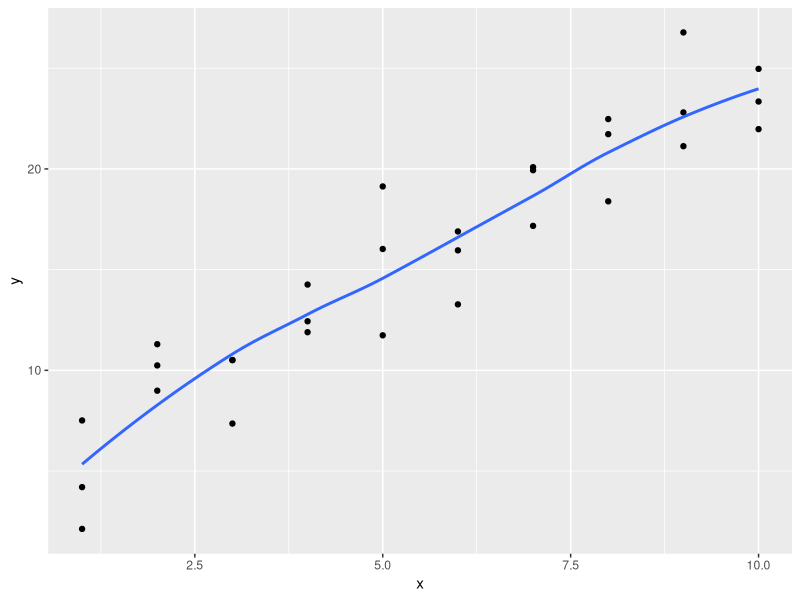
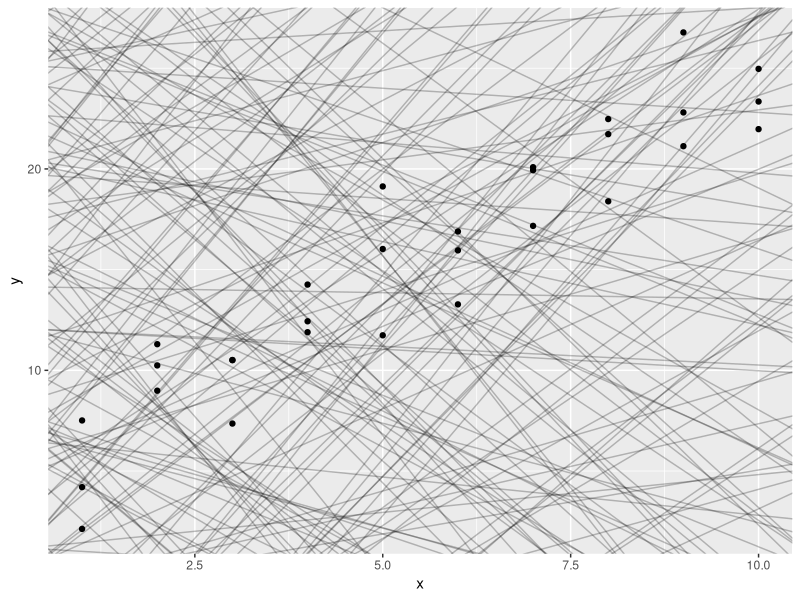
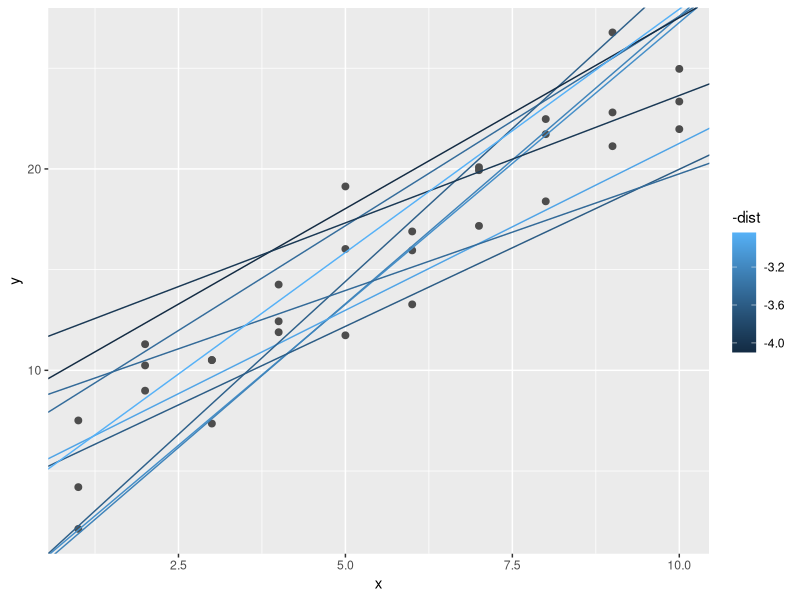
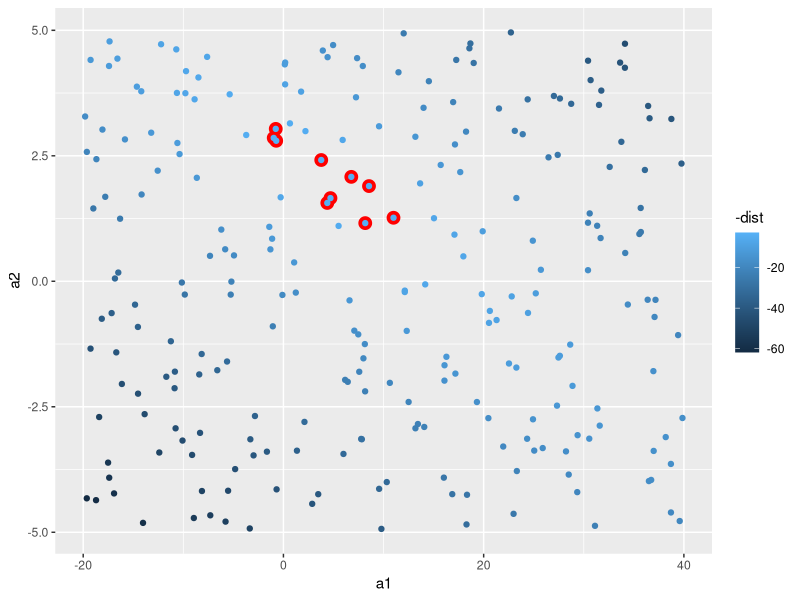
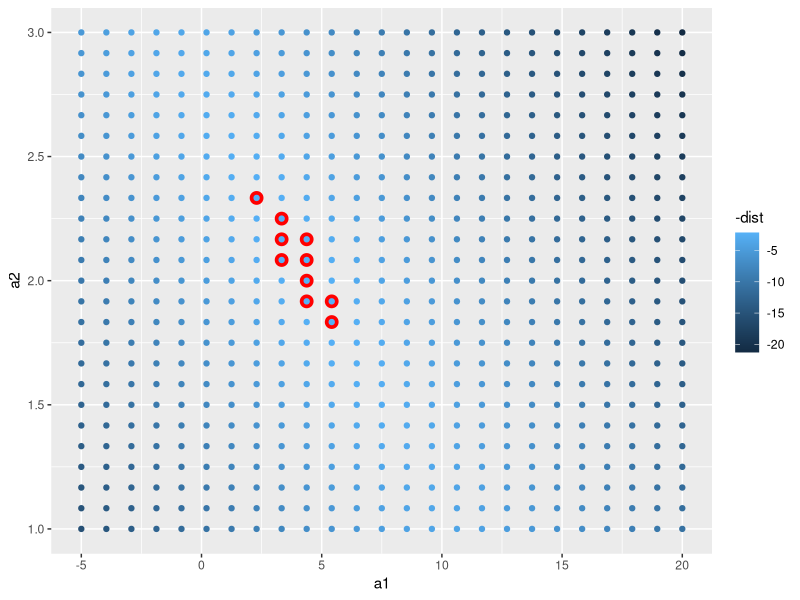
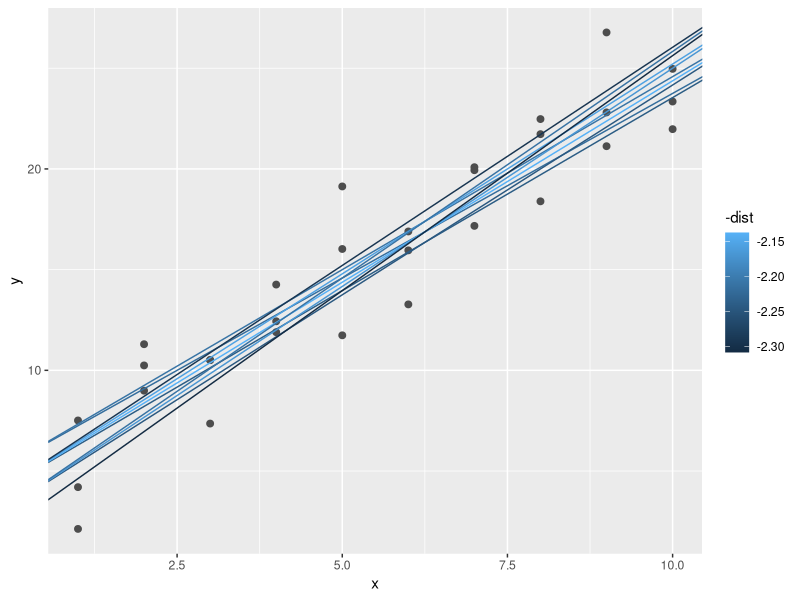
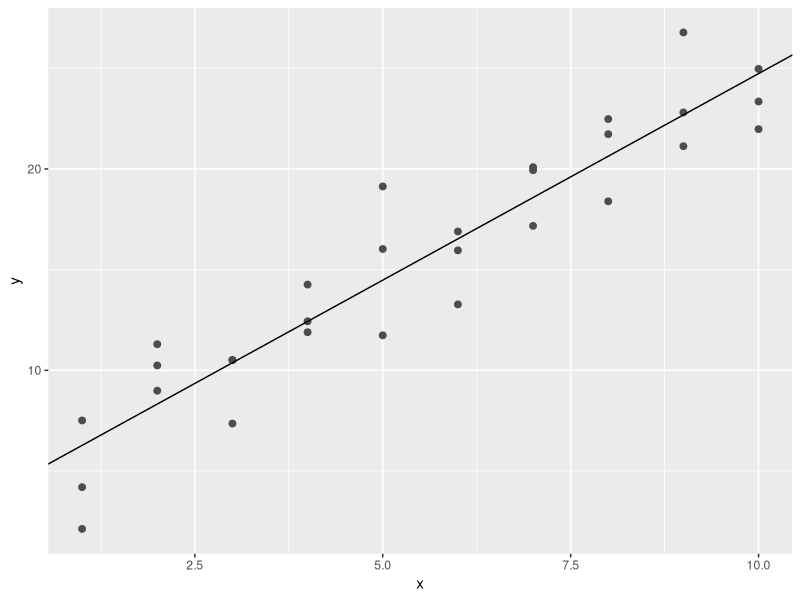
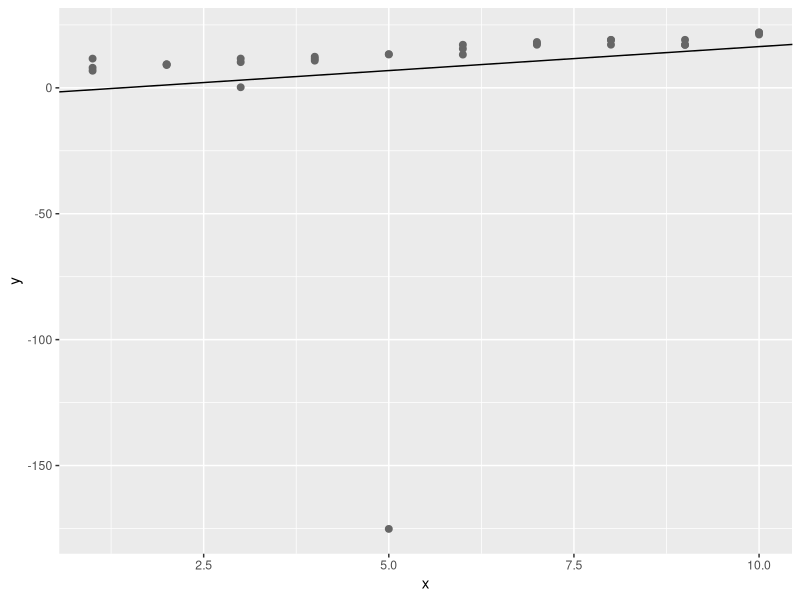

These charts were generated, in order, by the following R code:
library(tidyverse)
library(modelr)
options(na.action = na.warn)

sim1
View(sim1)

ggplot(sim1, aes(x,y)) +
        geom_point() +
        geom_smooth(se = FALSE)

models <- tibble(
        a1 = runif(250, -20, 40),
        a2 = runif(250, -5, 5)
)

ggplot(sim1, aes(x,y))+
        geom_abline(
                aes(intercept = a1, slope = a2),
                data = models, alpha = 1/4
        )+
        geom_point()


model1 <- function(a, data) {
        a[1] + data$x *a[2]
}

model1(c(7, 1,5), sim1)


measure_distance <- function(mod, data) {
        diff <- data$y - model1(mod, data)
        sqrt(mean(diff^2))
}

measure_distance(c(7, 1.5), sim1)


sim1_dist <- function(a1,a2) {
        measure_distance(c(a1, a2), sim1)
}

models <- models %>%
        mutate(dist = purrr::map2_dbl(a1,a2,sim1_dist))
models

ggplot(sim1, aes(x,y)) +
        geom_point(size = 2, color = 'grey30') +
        geom_abline(
                aes(intercept = a1, slope = a2, color = -dist),
                data = filter(models, rank(dist) <=10)
        )


ggplot(models, aes(a1,a2)) +
        geom_point(
                data = filter(models, rank(dist) <=10),
                size = 4, color = "red"
        ) +
        geom_point(aes(color = -dist))




grid <- expand.grid(
        a1 = seq(-5, 20, length = 25),
        a2 = seq(1, 3, length = 25)
) %>%
        mutate(dist = purrr::map2_dbl(a1, a2, sim1_dist))

grid

grid %>% 
        ggplot(aes(a1,a2))+
        geom_point(
                data = filter(grid, rank(dist) <=10),
                size = 4, color = "red"
        ) +
        geom_point(aes(color = -dist))


ggplot(sim1, aes(x,y)) +
        geom_point(size = 2, color = "grey30") +
        geom_abline(
                aes(intercept = a1, slope = a2, color = -dist),
                data = filter(grid, rank(dist) <=10)
        )

# gradient descent in R is Newton-Raphson, and a function called optim


best <- optim(c(0,0), measure_distance, data = sim1)
best
best$par


ggplot(sim1, aes(x,y))+
        geom_point(size = 2, color = "grey30")+
        geom_abline(intercept = best$par[1], slope = best$par[2])


sim1_mod <- lm(y ~ x, data = sim1)
coef(sim1_mod)

coef(sim1_mod)[1]
coef(sim1_mod)[2]

sim1a <- tibble(
        x = rep(1:10, each = 3),
        y = x*1.5 +6 + rt(length(x), df = 2)
)
sim1a

sim1a_mod <- lm(y~x, data = sim1a)
coef(sim1a_mod)
sim1a_mod

ggplot(sim1a, aes(x,y))+
        geom_point(size = 2, color = "grey40")+
        geom_abline(intercept = coef(sim1a_mod)[1], slope = coef(sim1a_mod)[2])





